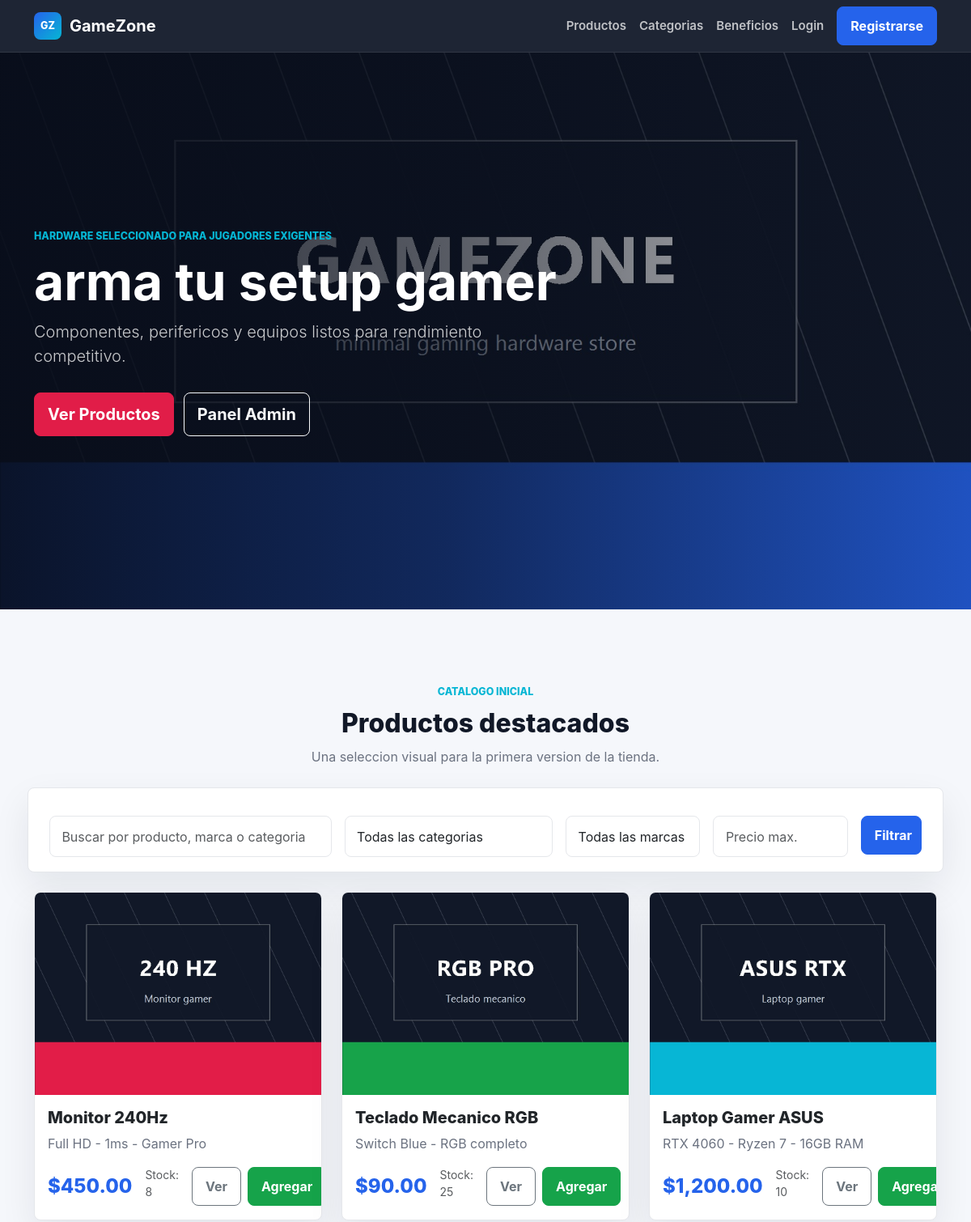
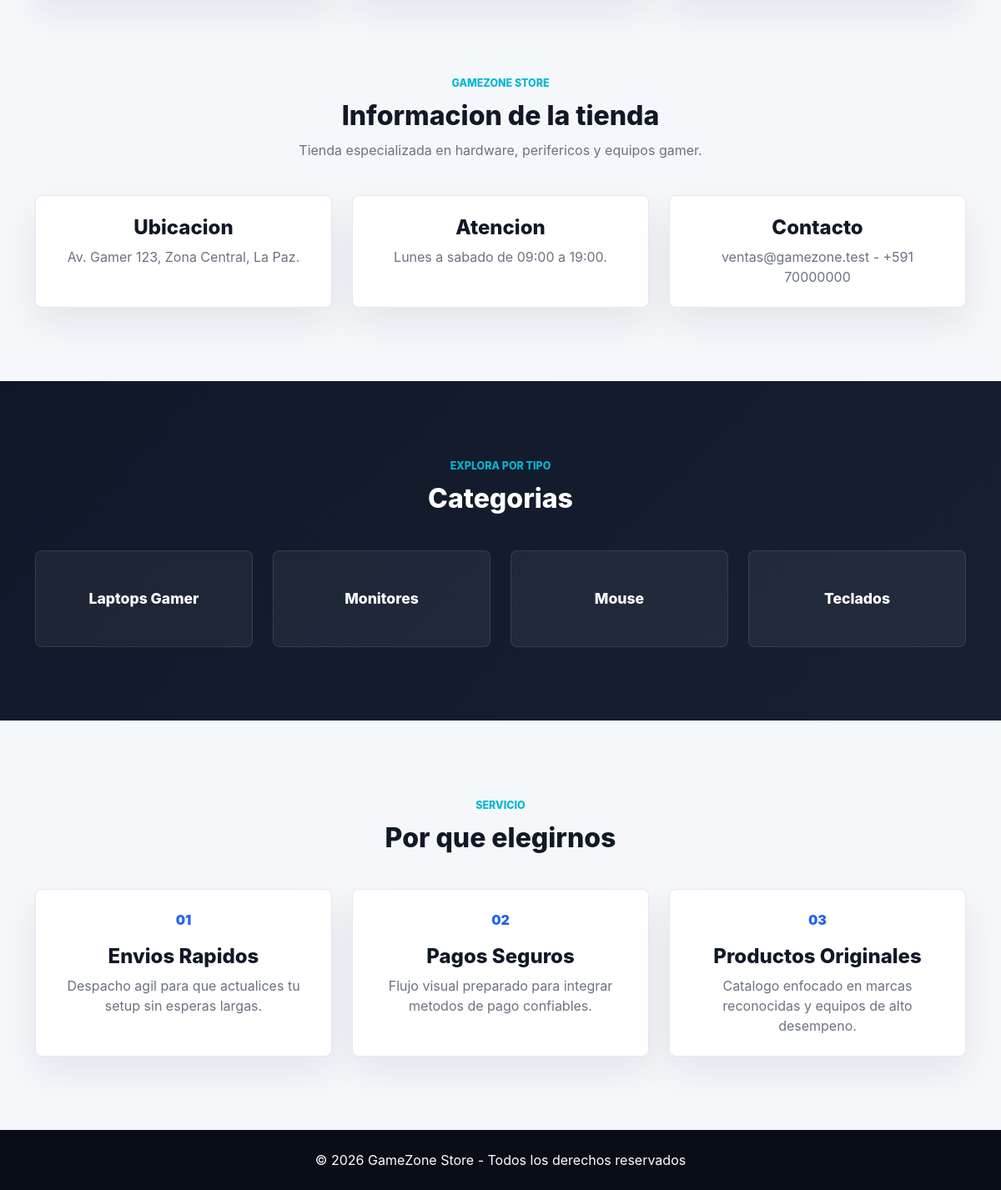
The page / on the database its author committed (2 pictures, top to bottom).
### tables this page shows
CREATE TABLE IF NOT EXISTS producto (
    id_producto INT AUTO_INCREMENT PRIMARY KEY,
    id_categoria INT NOT NULL,
    nombre VARCHAR(150) NOT NULL,
    marca VARCHAR(100) NOT NULL,
    descripcion TEXT,
    precio DECIMAL(10,2) NOT NULL,
    stock INT NOT NULL DEFAULT 0,
    imagen VARCHAR(255) DEFAULT NULL,
    estado TINYINT(1) NOT NULL DEFAULT 1,
    CONSTRAINT fk_producto_categoria FOREIGN KEY (id_categoria)
        REFERENCES categoria(id_categoria)
        ON UPDATE CASCADE
        ON DELETE RESTRICT
);

CREATE TABLE IF NOT EXISTS configuracion_tienda (
    id_configuracion INT PRIMARY KEY DEFAULT 1,
    nombre VARCHAR(120) NOT NULL,
    descripcion TEXT NOT NULL,
    ubicacion VARCHAR(180) NOT NULL,
    horario VARCHAR(120) NOT NULL,
    correo VARCHAR(150) NOT NULL,
    telefono VARCHAR(50) NOT NULL
);

CREATE TABLE IF NOT EXISTS categoria (
    id_categoria INT AUTO_INCREMENT PRIMARY KEY,
    nombre_categoria VARCHAR(100) NOT NULL,
    descripcion TEXT
);

### config/database.php (called while the page is built, shortened)
<?php
function db(): ?PDO
{
    static $pdo = null;
    if ($pdo instanceof PDO) {
        return $pdo;
    }
    $dsn = 'mysql:host=' . DB_HOST . ';dbname=' . DB_NAME . ';charset=' . DB_CHARSET;
    try {
        $pdo = new PDO($dsn, DB_USER, DB_PASS, [
            PDO::ATTR_ERRMODE => PDO::ERRMODE_EXCEPTION,
            PDO::ATTR_DEFAULT_FETCH_MODE => PDO::FETCH_ASSOC,
            PDO::ATTR_EMULATE_PREPARES => false,
        ]);
        return $pdo;
    } catch (PDOException $exception) {
        $failed = true;
        $GLOBALS['db_error'] = $exception->getMessage();
        return null;
    }
}
function db_all(string $sql, array $params = []): array
{
    $pdo = db();
    try {
        $statement = $pdo->prepare($sql);
        $statement->execute($params);
        return $statement->fetchAll();
    } catch (PDOException $exception) {
        $GLOBALS['db_error'] = $exception->getMessage();
        return [];
    }
}
function db_one(string $sql, array $params = []): ?array
{
    $rows = db_all($sql, $params);
    return $rows[0] ?? null;
}
function e(?string $value): string
{
    return htmlspecialchars((string) $value, ENT_QUOTES, 'UTF-8');
}
function money(float|string|null $value): string
{
    return '$' . number_format((float) $value, 2);
}
function product_image(?string $image, string $fallback = 'producto1.jpg'): string
{
    return 'assets/img/' . $image;
}
function store_info(): array
{
    $defaults = [
        'nombre' => 'GameZone Store',
        'descripcion' => 'Tienda especializada en hardware, perifericos y equipos gamer.',
        'ubicacion' => 'Av. Gamer 123, Zona Central, La Paz.',
        'horario' => 'Lunes a sabado de 09:00 a 19:00.',
        'correo' => 'ventas@gamezone.test',
        'telefono' => '+591 70000000',
    ];
    $info = db_one(
        'SELECT nombre, descripcion, ubicacion, horario, correo, telefono
         FROM configuracion_tienda
         WHERE id_configuracion = 1'
    );
    return array_merge($defaults, $info ?? []);
}
function is_logged_in(): bool
{
    return !empty($_SESSION['usuario_id']);
}

### index.php (the view, shortened to what this page needs)
<?php
require_once __DIR__ . '/config/database.php';
$busqueda = trim($_GET['q'] ?? '');
$precioMax = (float) ($_GET['precio_max'] ?? 0);
$infoTienda = store_info();
$categoriasLanding = db_all(
    'SELECT id_categoria, nombre_categoria
     FROM categoria
     ORDER BY id_categoria'
);
$where = ['p.estado = 1', 'p.stock > 0'];
$params = [];
$productosDestacados = db_all(
    'SELECT p.id_producto, p.nombre, p.descripcion, p.precio, p.stock, p.imagen
     FROM producto p
     INNER JOIN categoria c ON c.id_categoria = p.id_categoria
     WHERE ' . implode(' AND ', $where) . '
     ORDER BY p.id_producto DESC
     LIMIT 12',
    $params
);
?>
<!DOCTYPE html>
<html lang="es">
<head>
    <link href="https://cdn.jsdelivr.net/npm/bootstrap@5.3.3/dist/css/bootstrap.min.css" rel="stylesheet">
    <link rel="stylesheet" href="assets/css/styles.css">
</head>
<body>
<?php include 'includes/navbar.php'; ?>
<section class="hero-section d-flex align-items-center text-white">
    <div class="container">
        <div class="hero-content">
            <span class="eyebrow">Hardware seleccionado para jugadores exigentes</span>
            <h1 class="display-3 fw-bold">Arma tu setup gamer</h1>
            <p class="lead">Componentes, perifericos y equipos listos para rendimiento competitivo.</p>
            <div class="hero-actions">
                <a href="#productos" class="btn btn-danger btn-lg">Ver Productos</a>
                <a href="dashboard.php" class="btn btn-outline-light btn-lg">Panel Admin</a>
            </div>
        </div>
    </div>
</section>
<section class="container section-space" id="productos">
    <div class="section-heading text-center">
        <span class="eyebrow">Catalogo inicial</span>
        <h2>Productos destacados</h2>
        <p>Una seleccion visual para la primera version de la tienda.</p>
    </div>
    <form method="GET" action="index.php#productos" class="catalog-filter row g-3 mb-4" data-ajax-filter="search_productos.php" data-target="#productos-grid">
        <div class="col-md-4">
            <input type="search" name="q" class="form-control" placeholder="Buscar por producto, marca o categoria" value="<?php echo e($busqueda); ?>">
        </div>
        <div class="col-md-3">
            <select name="categoria" class="form-control">
                <option value="0">Todas las categorias</option>
            </select>
        </div>
        <div class="col-md-2">
            <select name="marca" class="form-control">
                <option value="">Todas las marcas</option>
            </select>
        </div>
        <div class="col-md-2">
            <input type="number" name="precio_max" class="form-control" min="0" step="0.01" placeholder="Precio max." value="<?php echo $precioMax > 0 ? e((string) $precioMax) : ''; ?>">
        </div>
        <div class="col-md-1">
            <button class="btn btn-primary w-100">Filtrar</button>
        </div>
    </form>
    <div class="row g-4" id="productos-grid">
        <?php include 'includes/cards.php'; ?>
    </div>
</section>
<section class="container section-space pt-0" id="tienda">
    <div class="section-heading text-center">
        <span class="eyebrow"><?php echo e($infoTienda['nombre']); ?></span>
        <h2>Informacion de la tienda</h2>
        <p><?php echo e($infoTienda['descripcion']); ?></p>
    </div>
    <div class="row g-4 text-center">
        <div class="col-md-4">
            <div class="benefit-item p-4">
                <h4>Ubicacion</h4>
                <p><?php echo e($infoTienda['ubicacion']); ?></p>
            </div>
        </div>
        <div class="col-md-4">
            <div class="benefit-item p-4">
                <h4>Atencion</h4>
                <p><?php echo e($infoTienda['horario']); ?></p>
            </div>
        </div>
        <div class="col-md-4">
            <div class="benefit-item p-4">
                <h4>Contacto</h4>
                <p><?php echo e($infoTienda['correo']); ?> - <?php echo e($infoTienda['telefono']); ?></p>
            </div>
        </div>
    </div>
</section>
<section class="category-section text-white section-space" id="categorias">
    <div class="container">
        <div class="section-heading text-center">
            <span class="eyebrow">Explora por tipo</span>
            <h2>Categorias</h2>
        </div>
        <div class="row text-center g-4">
            <?php foreach (array_slice($categoriasLanding, 0, 4) as $categoria): ?>
                <div class="col-md-3">
                    <div class="category-box p-4 rounded">
                        <h4><?php echo e($categoria['nombre_categoria']); ?></h4>
                    </div>
                </div>
            <?php endforeach; ?>
        </div>
    </div>
</section>
<section class="container section-space" id="beneficios">
    <div class="section-heading text-center">
        <span class="eyebrow">Servicio</span>
        <h2>Por que elegirnos</h2>
    </div>
    <div class="row text-center g-4">
        <div class="col-md-4">
            <div class="benefit-item p-4">
                <span>01</span>
                <h4>Envios Rapidos</h4>
                <p>Despacho agil para que actualices tu setup sin esperas largas.</p>
            </div>
        </div>
        <div class="col-md-4">
            <div class="benefit-item p-4">
                <span>02</span>
                <h4>Pagos Seguros</h4>
                <p>Flujo visual preparado para integrar metodos de pago confiables.</p>
            </div>
        </div>
        <div class="col-md-4">
            <div class="benefit-item p-4">
                <span>03</span>
                <h4>Productos Originales</h4>
                <p>Catalogo enfocado en marcas reconocidas y equipos de alto desempeno.</p>
            </div>
        </div>
    </div>
</section>
<?php include 'includes/footer.php'; ?>
</body>
</html>

### includes/cards.php (shortened to what this page needs)
<?php
require_once __DIR__ . '/../config/database.php';
?>
<?php foreach ($productosDestacados as $index => $producto): ?>
    <div class="col-md-4">
        <div class="card product-card h-100">
            <img src="<?php echo e(product_image($producto['imagen'] ?? null, 'producto' . ($index + 1) . '.jpg')); ?>" class="card-img-top" alt="<?php echo e($producto['nombre']); ?>">
            <div class="card-body d-flex flex-column">
                <h5 class="card-title">
                    <a class="text-decoration-none text-dark" href="producto.php?id=<?php echo e((string) ($producto['id_producto'] ?? 0)); ?>">
                        <?php echo e($producto['nombre']); ?>
                    </a>
                </h5>
                <p class="card-text"><?php echo e($producto['descripcion'] ?? 'Producto gamer disponible'); ?></p>
                <div class="product-footer mt-auto">
                    <h4><?php echo money($producto['precio']); ?></h4>
                    <?php if (isset($producto['stock'])): ?>
                        <p class="text-muted small mb-2">Stock: <?php echo e((string) $producto['stock']); ?></p>
                    <?php endif; ?>
                    <div class="d-flex gap-2">
                        <a class="btn btn-outline-secondary" href="producto.php?id=<?php echo e((string) ($producto['id_producto'] ?? 0)); ?>">Ver</a>
                        <?php if (is_logged_in()): ?>
                            <form method="POST" action="favoritos.php">
                                <?php echo csrf_field(); ?>
                                <input type="hidden" name="accion" value="agregar">
                                <input type="hidden" name="id_producto" value="<?php echo e((string) ($producto['id_producto'] ?? 0)); ?>">
                                <button class="btn btn-outline-primary">Favorito</button>
                            </form>
                            <form method="POST" action="carrito.php">
                                <?php echo csrf_field(); ?>
                                <input type="hidden" name="accion" value="agregar">
                                <input type="hidden" name="id_producto" value="<?php echo e((string) ($producto['id_producto'] ?? 0)); ?>">
                                <button class="btn btn-success">Agregar</button>
                            </form>
                        <?php else: ?>
                            <a class="btn btn-success" href="login.php">Agregar</a>
                        <?php endif; ?>
                    </div>
                </div>
            </div>
        </div>
    </div>
<?php endforeach; ?>

### rows shown on the page
producto: imagen (picture), nombre "Monitor 240Hz", descripcion "Full HD - 1ms - Gamer Pro", precio "$450.00", stock "8"
producto: imagen (picture), nombre "Teclado Mecanico RGB", descripcion "Switch Blue - RGB completo", precio "$90.00", stock "25"
producto: imagen (picture), nombre "Laptop Gamer ASUS", descripcion "RTX 4060 - Ryzen 7 - 16GB RAM", precio "$1,200.00", stock "10"
configuracion_tienda: nombre "GAMEZONE STORE", descripcion "Tienda especializada en hardware, perifericos y equipos gamer.", ubicacion "Av. Gamer 123, Zona Central, La Paz.", horario "Lunes a sabado de 09:00 a 19:00.", correo "ventas@gamezone.test", telefono "+591 70000000"
categoria: nombre_categoria "Laptops Gamer"
categoria: nombre_categoria "Monitores"
categoria: nombre_categoria "Mouse"
categoria: nombre_categoria "Teclados"
